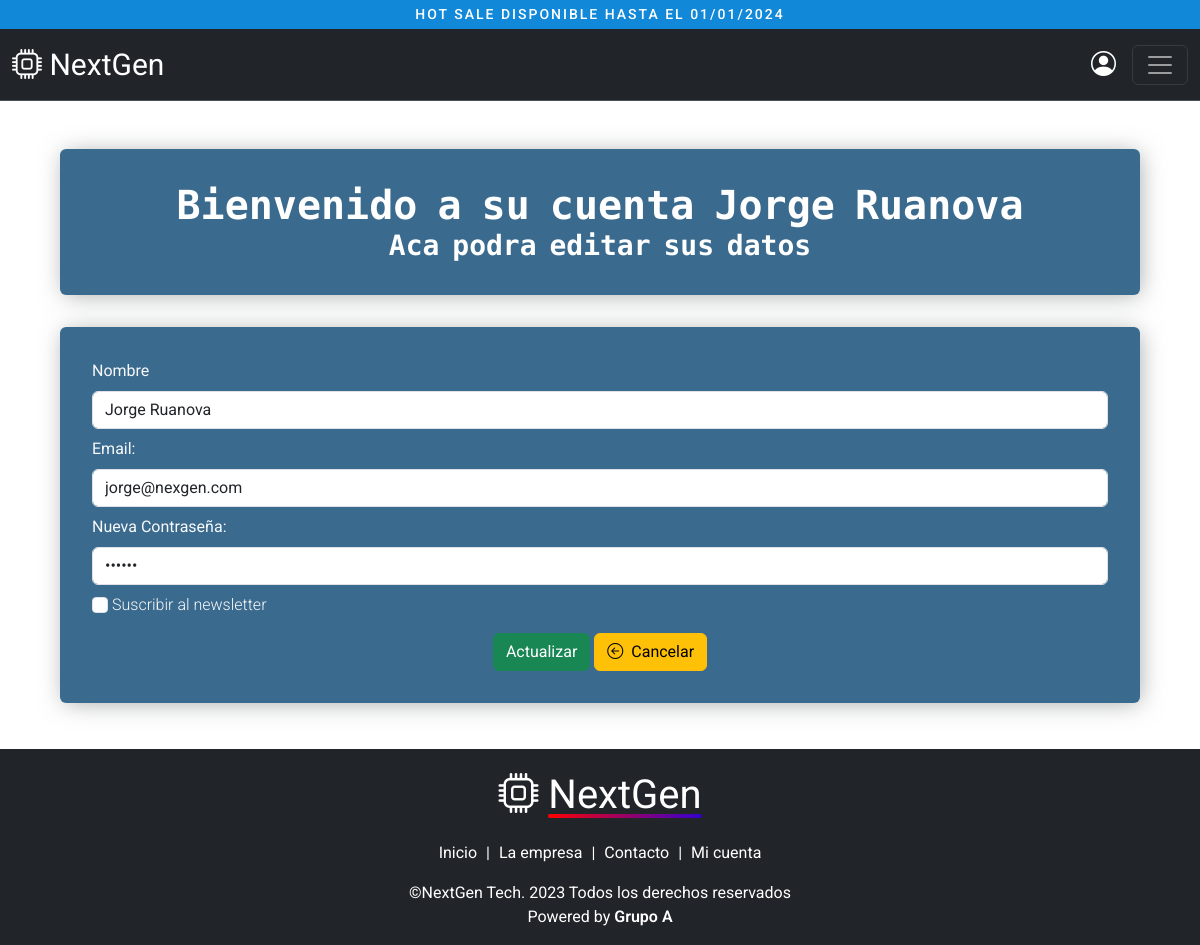
Page /proyecto/genericUser_viewAccount.php?id=1 (signed in) on the committed database.
### tables this page shows
CREATE TABLE `bannermensaje` (
  `id` int(11) NOT NULL,
  `mensajeMostrar` text NOT NULL,
  `indicador` tinyint(1) NOT NULL,
  `finalizacionMensaje` date DEFAULT NULL
);

CREATE TABLE `usuarios` (
  `id` int(11) NOT NULL,
  `nombre` text NOT NULL,
  `email` text NOT NULL,
  `password` text NOT NULL,
  `rol` text NOT NULL,
  `newsletter` int(1) NOT NULL
);

### proyecto/consultas/consultas_misc.php (called while the page is built, shortened)
<?php
function getMensajeBanner(PDO $conexion, $id)
{
    $consulta = $conexion->prepare('
    SELECT id, mensajeMostrar, indicador, finalizacionMensaje
    FROM bannermensaje
    WHERE id = :id
');
    $consulta->bindValue(':id', $id);
    $consulta->execute();
    $bannerMensaje = $consulta->fetch(PDO::FETCH_ASSOC);
    return $bannerMensaje;
}
?>

### proyecto/consultas/consultas_usuarios.php (called while the page is built, shortened)
<?php
function getUsuarioById(PDO $conexion, $id)
{
    $consulta = $conexion->prepare('
        SELECT id, nombre, email, password, rol, newsletter
        FROM usuarios
        WHERE id = :id
');
    $consulta->bindValue(':id', $id);
    $consulta->execute();
    $usuarios = $consulta->fetch(PDO::FETCH_ASSOC);
    return $usuarios;
}
?>

### proyecto/genericUser_viewAccount.php (the view, shortened to what this page needs)
<?php
require_once('_conexion.php');
require_once('consultas/consultas_usuarios.php');
if (!isset($_SESSION['usuario'])) {
    header('Location: index.php');
} else {
    $titulo = $_SESSION['usuario']['nombre'];
    $idUser = $_SESSION['usuario']['id'];
    $usuario = getUsuarioById($conexion, $idUser);
    if (isset($_GET['id'])) {
        $usuario = getUsuarioById($conexion, $_GET['id']);
    }
}
?>
<!DOCTYPE html>
<html lang="en">
<head>
    <?php require('layout/_headers.php') ?>
</head>
<body>
    <?php require('layout/_navbar.php') ?>
    <div class="contentCustomized animate__animated animate__backInDown">
        <div class="container containerCustomized mt-5">
            <h1>Bienvenido a su cuenta
                <?php echo $titulo ?>
            </h1>
            <h3>Aca podra editar sus datos</h3>
        </div>
        <div class="container containerCustomized mt-3">
            <div class="admin-container-table">
                <form id="formSubmit" action="genericUser_viewAccount.php" method="post">
                    <label for="nombre" class="form-label text-light"
                        style="width: 100%;text-align: left;">Nombre</label>
                    <input type="text" name="nombre" id="nombre" class="form-control mb-2"
                        value="<?php echo $usuario['nombre'] ?>">
                    <label for="email" class="form-label text-light"
                        style="width: 100%;text-align: left;">Email:</label>
                    <input type="email" name="email" id="email" class="form-control mb-2"
                        value="<?php echo $usuario['email'] ?>">
                    <label for="password" class="form-label text-light" style="width: 100%;text-align: left;">Nueva
                        Contraseña:</label>
                    <input type="password" name="password" id="password" class="form-control mb-2"
                        value="<?php echo $usuario['password'] ?>">
                    <div style="display: flex;">
                        <input <?php echo ($usuario['newsletter'] == "1") ? "checked" : "" ?> name="newsletter" value="1"
                            class="form-check-input" type="checkbox" id="newsletter"><label for="newsletter"
                            class="form-label text-light ms-1" style="font-weight:300;">Suscribir al newsletter</label>
                    </div>
                    <button type="submit" class="btn btn-success mt-2">Actualizar</button>
                    <a href="<?php echo BASE_URL ?>admin_index.php" class="btn btn-warning mt-2"><i
                            class="bi bi-arrow-left-circle me-2"></i>Cancelar</a>
                </form>
            </div>
        </div>
    </div>
    <?php require('layout/_footer.php') ?>
</body>
</html>

### proyecto/layout/_navbar.php (shortened to what this page needs)
<?php
require_once('_conexion.php');
require_once('consultas/consultas_misc.php');
$mensaje = getMensajeBanner($conexion, "1");
if ($mensaje['indicador'] == 1) {
    if ($mensaje['finalizacionMensaje'] >= date("Y-m-d")) {
        $mensajeBanner = '<p>' . $mensaje['mensajeMostrar'] . '</p>';
        $inlineStyle = '';
    } else {
        $mensajeBanner = "";
        $inlineStyle = "style=display:none!important";
    }
} else {
    $mensajeBanner = "";
    $inlineStyle = "style=display:none!important";
}
?>
<div id="top-bar" class="top-bar" <?php echo $inlineStyle ?>>
    <?php echo $mensajeBanner ?>
</div>
<nav class="navbar bg-dark border-bottom border-body" data-bs-theme="dark">
    <div class="container-fluid">
        <a class="navbar-brand" href="<?php echo BASE_URL ?>index.php">
            <span><i class="bi bi-cpu color-change-effect"></i></span>
            <span>NextGen</span>
        </a>
        <div class="burger-contaniner">
            <?php if (isset($_SESSION['usuario'])): ?>
                <a title="Mi cuenta" href="<?php echo BASE_URL ?>admin_index.php"><i class="bi bi-person-circle naviconuser"></i></a>
            <?php else: ?>
                <a title="Iniciar Sesion" href="<?php echo BASE_URL ?>iniciar_sesion.php"><i
                        class="bi bi-box-arrow-in-right naviconuser"></i></a>
            <?php endif ?>
            <button class="navbar-toggler" type="button" data-bs-toggle="offcanvas" data-bs-target="#offcanvasNavbar"
                aria-controls="offcanvasNavbar" aria-label="Toggle navigation">
                <span class="navbar-toggler-icon"></span>
            </button>
        </div>
    </div>
</nav>

### proyecto/css/estilos.css (style rules this page uses)
html { scroll-behavior: smooth; }
body { background-image: url("../img/assets/body-bg.jpg"); background-attachment: fixed; font-family: 'Roboto', sans-serif; overflow-x: hidden; }
h1, h2, h3, h4, h5, h6 { font-family: 'Sometype Mono', monospace; font-weight: 800; word-spacing: -4px; margin: 0; color: white; text-wrap: pretty; }
select, input { cursor: pointer; }
.navbar { position: sticky; top: 0; width: 100%; z-index: 9999; }
.top-bar { background-color: #1288d9; display: flex; flex-direction: row; flex-wrap: wrap; justify-content: center; }
.top-bar p { margin: 0; font-size: 14px; font-weight: 500; text-transform: uppercase; letter-spacing: 2px; color: white; margin: 4px 0; }
.navbar-brand { transition: ease 200ms all; font-size: 30px; }
.burger-contaniner { display: flex; align-items: center }
.burger-contaniner .naviconuser { font-size: 25px; color: white; transition: ease 300ms all; }
.burger-contaniner .navbar-toggler { margin-left: 1rem; transition: ease 300ms all; }
.contentCustomized { min-height: 75vh; }
.containerCustomized { max-width: 1200px; width: 90%; margin: 8rem auto 2rem auto; background-color: #2a5e85eb; border-radius: 6px; padding: 2rem; box-shadow: 2px 2px 25px -3px #848687c4; text-align: center; }
.containerCustomized h1, .containerCustomized h3, .containerCustomized h4 { color: white; text-align: center; }
.color-change-effect { animation: logoEffect 3s linear infinite; }
.admin-container-table { width: 100%; overflow-x: auto; }

### rows in the picture
bannermensaje: mensajeMostrar "HOT SALE DISPONIBLE HASTA EL 01/01/2024"
usuarios: nombre "Jorge Ruanova", email "jorge@nexgen.com"

### other values in the picture
$titulo "Jorge Ruanova"
